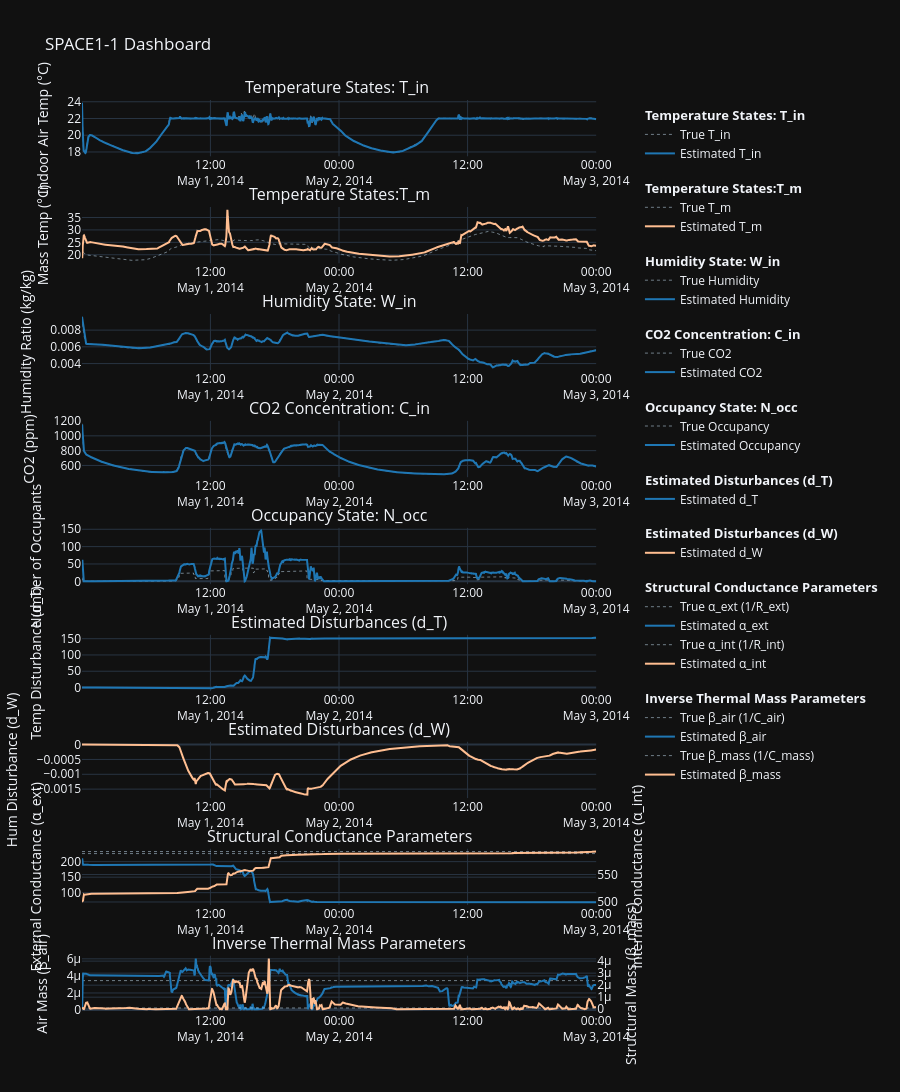

Here is the notebook cell this chart was saved with:
### Code cell
# Loop from 1 to 5 to generate EKF diagnostic plots for all zones
for i in zones:
    zone = f"SPACE{i}-1"
    
    ekf_config = [
        # States 1 : Temperatures (T_in )
        {
            "title": f"Temperature States: T_in ",
            "y_label": "Indoor Air Temp (°C)",
            "traces": [
                {"col": f"{zone}_Temp_C",       "source": "Setpoint", "name": "True T_in"},
                {"col": f"{zone}_EKF_x_T_in",   "source": "Zone",     "name": "Estimated T_in"},
            ]
        },
        # States 2: Temperatures (T_m)
        {
            "title": f"Temperature States:T_m",
            "y_label": "Mass Temp (°C)",
            "traces": [
                {"col": f"{zone}_T_m_C",        "source": "Setpoint", "name": "True T_m"},
                {"col": f"{zone}_EKF_x_T_m",    "source": "Other_1",  "name": "Estimated T_m"},
            ]
        },
        # State 3: Humidity (W_in)
        {
            "title": f"Humidity State: W_in",
            "y_label": "Humidity Ratio (kg/kg)",
            "traces": [
                {"col": f"{zone}_W_kg_kg",      "source": "Setpoint", "name": "True Humidity"},
                {"col": f"{zone}_EKF_x_W_in",   "source": "Zone",     "name": "Estimated Humidity"},
            ]
        },
        # State 4: CO2 (C_in)
        {
            "title": f"CO2 Concentration: C_in",
            "y_label": "CO2 (ppm)",
            "traces": [
                {"col": f"{zone}_CO2_ppm",      "source": "Setpoint", "name": "True CO2"},
                {"col": f"{zone}_EKF_x_C_in",   "source": "Zone",     "name": "Estimated CO2"},
            ]
        },
        # State 7: Occupancy (N_occ)
        {
            "title": f"Occupancy State: N_occ",
            "y_label": "Number of Occupants",
            "traces": [
                {"col": f"{zone}_Occupants",    "source": "Setpoint", "name": "True Occupancy"},
                {"col": f"{zone}_EKF_x_N_occ",  "source": "Zone",     "name": "Estimated Occupancy"},
            ]
        },
        # States 5 & 6: Unobservable Disturbances (d_T and d_W)
        {
            "title": f"Estimated Disturbances (d_T)",
            "y_label": "Temp Disturbance (d_T)",
            "traces": [
                # No ground truth for these unobservable states
                {"col": f"{zone}_EKF_x_d_T",    "source": "Zone",     "name": "Estimated d_T"},
            ]
        },
        {
            "title": f"Estimated Disturbances (d_W)",
            "y_label": "Hum Disturbance (d_W)",
            "traces": [
                # No ground truth for these unobservable states
                {"col": f"{zone}_EKF_x_d_W",    "source": "Other_1",  "name": "Estimated d_W"},
            ]
        },
        # States 8 & 9: Conductance Parameters (alpha_ext and alpha_int)
        {
            "title": f"Structural Conductance Parameters",
            "y_label": "External Conductance (α_ext)",
            "secondary_y_label": "Internal Conductance (α_int)",
            "traces": [
                {"col": f"{zone}_true_alpha_ext", "source": "Setpoint", "name": "True α_ext (1/R_ext)"},
                {"col": f"{zone}_EKF_x_alpha_ext", "source": "Zone",    "name": "Estimated α_ext"},
                {"col": f"{zone}_true_alpha_int", "source": "Setpoint", "name": "True α_int (1/R_int)", "secondary_y": True},
                {"col": f"{zone}_EKF_x_alpha_int", "source": "Other_1", "name": "Estimated α_int", "secondary_y": True},
            ]
        },
        # States 10 & 11: Inverse Thermal Mass Parameters (beta_air and beta_mass)
        {
            "title": f"Inverse Thermal Mass Parameters",
            "y_label": "Air Mass (β_air)",
            "secondary_y_label": "Structural Mass (β_mass)",
            "traces": [
                {"col": f"{zone}_true_beta_air",  "source": "Setpoint", "name": "True β_air (1/C_air)"},
                {"col": f"{zone}_EKF_x_beta_air", "source": "Zone",     "name": "Estimated β_air"},
                {"col": f"{zone}_true_beta_mass", "source": "Setpoint", "name": "True β_mass (1/C_mass)", "secondary_y": True},
                {"col": f"{zone}_EKF_x_beta_mass","source": "Other_1",  "name": "Estimated β_mass", "secondary_y": True},
            ]
        }
    ]

    fig = build_zone_subplots(df, zone, ekf_config)
    # Increased height to accommodate the 7 subplots clearly
    fig.update_layout(height=2200) 
    fig.show()

### Figure 1 — Plotly figure (JSON) as saved in the notebook; plotly's stock layout.template omitted (floating-point values rounded to 4 significant figures; data arrays with more than 128 entries replaced by an {"elided": "..."} marker saying what was removed)
{"data": [{"legendgroup": "1", "legendgrouptitle": {"text": "<b>Temperature States: T_in </b>"}, "line": {"color": "#CFEBFF", "dash": "dot", "width": 0.5}, "name": "True T_in", "type": "scatter", "x": {"elided": "2880 str values"}, "xaxis": "x", "y": {"elided": "2880 float values"}, "yaxis": "y"}, {"legendgroup": "1", "legendgrouptitle": {"text": "<b>Temperature States: T_in </b>"}, "line": {"color": "#1f77b4", "dash": "solid", "width": 2}, "name": "Estimated T_in", "type": "scatter", "x": {"elided": "2880 str values"}, "xaxis": "x", "y": {"elided": "2880 float values"}, "yaxis": "y"}, {"legendgroup": "2", "legendgrouptitle": {"text": "<b>Temperature States:T_m</b>"}, "line": {"color": "#CFEBFF", "dash": "dot", "width": 0.5}, "name": "True T_m", "type": "scatter", "x": {"elided": "2880 str values"}, "xaxis": "x2", "y": {"elided": "2880 float values"}, "yaxis": "y3"}, {"legendgroup": "2", "legendgrouptitle": {"text": "<b>Temperature States:T_m</b>"}, "line": {"color": "#FFBE91", "dash": "solid", "width": 2}, "name": "Estimated T_m", "type": "scatter", "x": {"elided": "2880 str values"}, "xaxis": "x2", "y": {"elided": "2880 float values"}, "yaxis": "y3"}, {"legendgroup": "3", "legendgrouptitle": {"text": "<b>Humidity State: W_in</b>"}, "line": {"color": "#CFEBFF", "dash": "dot", "width": 0.5}, "name": "True Humidity", "type": "scatter", "x": {"elided": "2880 str values"}, "xaxis": "x3", "y": {"elided": "2880 float values"}, "yaxis": "y5"}, {"legendgroup": "3", "legendgrouptitle": {"text": "<b>Humidity State: W_in</b>"}, "line": {"color": "#1f77b4", "dash": "solid", "width": 2}, "name": "Estimated Humidity", "type": "scatter", "x": {"elided": "2880 str values"}, "xaxis": "x3", "y": {"elided": "2880 float values"}, "yaxis": "y5"}, {"legendgroup": "4", "legendgrouptitle": {"text": "<b>CO2 Concentration: C_in</b>"}, "line": {"color": "#CFEBFF", "dash": "dot", "width": 0.5}, "name": "True CO2", "type": "scatter", "x": {"elided": "2880 str values"}, "xaxis": "x4", "y": {"elided": "2880 float values"}, "yaxis": "y7"}, {"legendgroup": "4", "legendgrouptitle": {"text": "<b>CO2 Concentration: C_in</b>"}, "line": {"color": "#1f77b4", "dash": "solid", "width": 2}, "name": "Estimated CO2", "type": "scatter", "x": {"elided": "2880 str values"}, "xaxis": "x4", "y": {"elided": "2880 float values"}, "yaxis": "y7"}, {"legendgroup": "5", "legendgrouptitle": {"text": "<b>Occupancy State: N_occ</b>"}, "line": {"color": "#CFEBFF", "dash": "dot", "width": 0.5}, "name": "True Occupancy", "type": "scatter", "x": {"elided": "2880 str values"}, "xaxis": "x5", "y": {"elided": "2880 float values"}, "yaxis": "y9"}, {"legendgroup": "5", "legendgrouptitle": {"text": "<b>Occupancy State: N_occ</b>"}, "line": {"color": "#1f77b4", "dash": "solid", "width": 2}, "name": "Estimated Occupancy", "type": "scatter", "x": {"elided": "2880 str values"}, "xaxis": "x5", "y": {"elided": "2880 float values"}, "yaxis": "y9"}, {"legendgroup": "6", "legendgrouptitle": {"text": "<b>Estimated Disturbances (d_T)</b>"}, "line": {"color": "#1f77b4", "dash": "solid", "width": 2}, "name": "Estimated d_T", "type": "scatter", "x": {"elided": "2880 str values"}, "xaxis": "x6", "y": {"elided": "2880 float values"}, "yaxis": "y11"}, {"legendgroup": "7", "legendgrouptitle": {"text": "<b>Estimated Disturbances (d_W)</b>"}, "line": {"color": "#FFBE91", "dash": "solid", "width": 2}, "name": "Estimated d_W", "type": "scatter", "x": {"elided": "2880 str values"}, "xaxis": "x7", "y": {"elided": "2880 float values"}, "yaxis": "y13"}, {"legendgroup": "8", "legendgrouptitle": {"text": "<b>Structural Conductance Parameters</b>"}, "line": {"color": "#CFEBFF", "dash": "dot", "width": 0.5}, "name": "True α_ext (1/R_ext)", "type": "scatter", "x": {"elided": "2880 str values"}, "xaxis": "x8", "y": {"elided": "2880 float values"}, "yaxis": "y15"}, {"legendgroup": "8", "legendgrouptitle": {"text": "<b>Structural Conductance Parameters</b>"}, "line": {"color": "#1f77b4", "dash": "solid", "width": 2}, "name": "Estimated α_ext", "type": "scatter", "x": {"elided": "2880 str values"}, "xaxis": "x8", "y": {"elided": "2880 float values"}, "yaxis": "y15"}, {"legendgroup": "8", "legendgrouptitle": {"text": "<b>Structural Conductance Parameters</b>"}, "line": {"color": "#CFEBFF", "dash": "dot", "width": 0.5}, "name": "True α_int (1/R_int)", "type": "scatter", "x": {"elided": "2880 str values"}, "xaxis": "x8", "y": {"elided": "2880 float values"}, "yaxis": "y16"}, {"legendgroup": "8", "legendgrouptitle": {"text": "<b>Structural Conductance Parameters</b>"}, "line": {"color": "#FFBE91", "dash": "solid", "width": 2}, "name": "Estimated α_int", "type": "scatter", "x": {"elided": "2880 str values"}, "xaxis": "x8", "y": {"elided": "2880 float values"}, "yaxis": "y16"}, {"legendgroup": "9", "legendgrouptitle": {"text": "<b>Inverse Thermal Mass Parameters</b>"}, "line": {"color": "#CFEBFF", "dash": "dot", "width": 0.5}, "name": "True β_air (1/C_air)", "type": "scatter", "x": {"elided": "2880 str values"}, "xaxis": "x9", "y": {"elided": "2880 float values"}, "yaxis": "y17"}, {"legendgroup": "9", "legendgrouptitle": {"text": "<b>Inverse Thermal Mass Parameters</b>"}, "line": {"color": "#1f77b4", "dash": "solid", "width": 2}, "name": "Estimated β_air", "type": "scatter", "x": {"elided": "2880 str values"}, "xaxis": "x9", "y": {"elided": "2880 float values"}, "yaxis": "y17"}, {"legendgroup": "9", "legendgrouptitle": {"text": "<b>Inverse Thermal Mass Parameters</b>"}, "line": {"color": "#CFEBFF", "dash": "dot", "width": 0.5}, "name": "True β_mass (1/C_mass)", "type": "scatter", "x": {"elided": "2880 str values"}, "xaxis": "x9", "y": {"elided": "2880 float values"}, "yaxis": "y18"}, {"legendgroup": "9", "legendgrouptitle": {"text": "<b>Inverse Thermal Mass Parameters</b>"}, "line": {"color": "#FFBE91", "dash": "solid", "width": 2}, "name": "Estimated β_mass", "type": "scatter", "x": {"elided": "2880 str values"}, "xaxis": "x9", "y": {"elided": "2880 float values"}, "yaxis": "y18"}], "layout": {"annotations": [{"font": {"size": 16}, "showarrow": false, "text": "Temperature States: T_in ", "x": 0.47, "xanchor": "center", "xref": "paper", "y": 1, "yanchor": "bottom", "yref": "paper"}, {"font": {"size": 16}, "showarrow": false, "text": "Temperature States:T_m", "x": 0.47, "xanchor": "center", "xref": "paper", "y": 0.8827, "yanchor": "bottom", "yref": "paper"}, {"font": {"size": 16}, "showarrow": false, "text": "Humidity State: W_in", "x": 0.47, "xanchor": "center", "xref": "paper", "y": 0.7654, "yanchor": "bottom", "yref": "paper"}, {"font": {"size": 16}, "showarrow": false, "text": "CO2 Concentration: C_in", "x": 0.47, "xanchor": "center", "xref": "paper", "y": 0.6481, "yanchor": "bottom", "yref": "paper"}, {"font": {"size": 16}, "showarrow": false, "text": "Occupancy State: N_occ", "x": 0.47, "xanchor": "center", "xref": "paper", "y": 0.5309, "yanchor": "bottom", "yref": "paper"}, {"font": {"size": 16}, "showarrow": false, "text": "Estimated Disturbances (d_T)", "x": 0.47, "xanchor": "center", "xref": "paper", "y": 0.4136, "yanchor": "bottom", "yref": "paper"}, {"font": {"size": 16}, "showarrow": false, "text": "Estimated Disturbances (d_W)", "x": 0.47, "xanchor": "center", "xref": "paper", "y": 0.2963, "yanchor": "bottom", "yref": "paper"}, {"font": {"size": 16}, "showarrow": false, "text": "Structural Conductance Parameters", "x": 0.47, "xanchor": "center", "xref": "paper", "y": 0.179, "yanchor": "bottom", "yref": "paper"}, {"font": {"size": 16}, "showarrow": false, "text": "Inverse Thermal Mass Parameters", "x": 0.47, "xanchor": "center", "xref": "paper", "y": 0.06173, "yanchor": "bottom", "yref": "paper"}], "height": 2200, "hovermode": "x unified", "legend": {"groupclick": "toggleitem", "tracegroupgap": 15}, "margin": {"r": 150}, "showlegend": true, "title": {"text": "SPACE1-1 Dashboard"}, "xaxis": {"anchor": "y", "domain": [0, 0.94]}, "xaxis2": {"anchor": "y3", "domain": [0, 0.94]}, "xaxis3": {"anchor": "y5", "domain": [0, 0.94]}, "xaxis4": {"anchor": "y7", "domain": [0, 0.94]}, "xaxis5": {"anchor": "y9", "domain": [0, 0.94]}, "xaxis6": {"anchor": "y11", "domain": [0, 0.94]}, "xaxis7": {"anchor": "y13", "domain": [0, 0.94]}, "xaxis8": {"anchor": "y15", "domain": [0, 0.94]}, "xaxis9": {"anchor": "y17", "domain": [0, 0.94]}, "yaxis": {"anchor": "x", "domain": [0.9383, 1], "title": {"text": "Indoor Air Temp (°C)"}}, "yaxis10": {"anchor": "x5", "overlaying": "y9", "side": "right"}, "yaxis11": {"anchor": "x6", "domain": [0.3519, 0.4136], "title": {"text": "Temp Disturbance (d_T)"}}, "yaxis12": {"anchor": "x6", "overlaying": "y11", "side": "right"}, "yaxis13": {"anchor": "x7", "domain": [0.2346, 0.2963], "title": {"text": "Hum Disturbance (d_W)"}}, "yaxis14": {"anchor": "x7", "overlaying": "y13", "side": "right"}, "yaxis15": {"anchor": "x8", "domain": [0.1173, 0.179], "title": {"text": "External Conductance (α_ext)"}}, "yaxis16": {"anchor": "x8", "overlaying": "y15", "side": "right", "title": {"text": "Internal Conductance (α_int)"}}, "yaxis17": {"anchor": "x9", "domain": [0, 0.06173], "title": {"text": "Air Mass (β_air)"}}, "yaxis18": {"anchor": "x9", "overlaying": "y17", "side": "right", "title": {"text": "Structural Mass (β_mass)"}}, "yaxis2": {"anchor": "x", "overlaying": "y", "side": "right"}, "yaxis3": {"anchor": "x2", "domain": [0.821, 0.8827], "title": {"text": "Mass Temp (°C)"}}, "yaxis4": {"anchor": "x2", "overlaying": "y3", "side": "right"}, "yaxis5": {"anchor": "x3", "domain": [0.7037, 0.7654], "title": {"text": "Humidity Ratio (kg/kg)"}}, "yaxis6": {"anchor": "x3", "overlaying": "y5", "side": "right"}, "yaxis7": {"anchor": "x4", "domain": [0.5864, 0.6481], "title": {"text": "CO2 (ppm)"}}, "yaxis8": {"anchor": "x4", "overlaying": "y7", "side": "right"}, "yaxis9": {"anchor": "x5", "domain": [0.4691, 0.5309], "title": {"text": "Number of Occupants"}}}}
